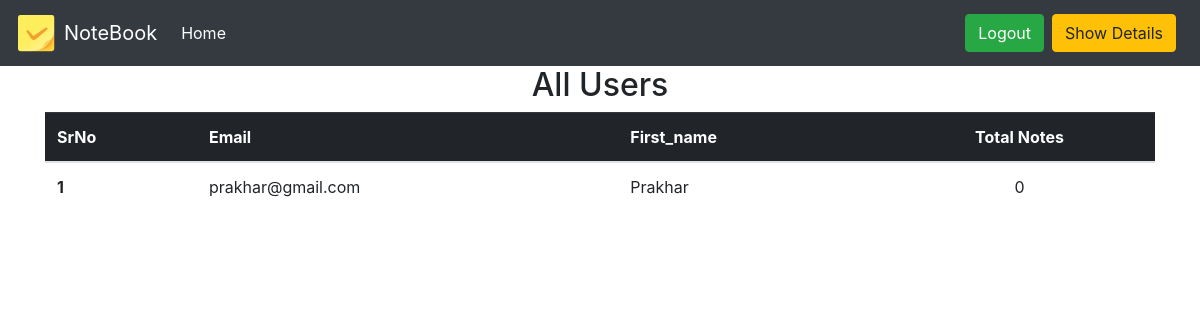
/all-users (signed in), run on an earlier commit of the app's database.
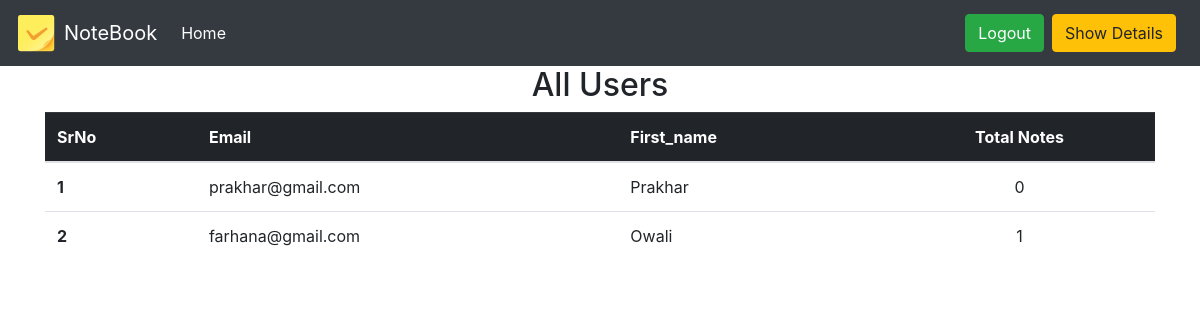
And on a later commit of the database.
### website/models.py (models this page shows)
class User(db.Model, UserMixin):
    id = db.Column(db.Integer, primary_key = True)
    email = db.Column(db.String(150), unique = True)
    password = db.Column(db.String(150))
    first_name = db.Column(db.String(150))
    notes = db.relationship('Note')

### website/views.py (the view)
@views.route("/all-users")
@login_required
def allUsers():
    all_users=User.query.all()
    var=[]
    for user in all_users:
        notes=Note.query.filter_by(user_id=user.id).all()
        if len(notes)>0:
            var.append(len(notes))
        else:
            var.append(0)
    zipped=zip(all_users,var)
    return render_template("showusers.html",all_users=zipped,user=current_user)

### website/__init__.py (called while the page is built)
def create_app():
    app = Flask(__name__)
    app.config['SECRET_KEY']="asdfgh hgfdsa"
    app.config['SQLALCHEMY_DATABASE_URI'] = f'sqlite:///{DB_NAME}'
    app.config['SQLALCHEMY_TRACK_MODIFICATIONS'] = True
    db.init_app(app)
    from .views import views
    from .auth import auth
    app.register_blueprint(views,url_prefix="/")
    app.register_blueprint(auth,url_prefix="/")
    from .models import User, Note
    create_db(app)
    login_manager=LoginManager()
    login_manager.login_view = 'auth.login'
    login_manager.init_app(app)
    @login_manager.user_loader
    def load_user(id):
        return User.query.get(int(id))
    return app

### website/templates/showusers.html (shortened to what this page needs)
{% extends 'base.html' %}
{% block deleteAcc %}
<div class="form-inline mx-2 my-lg-0 ">
    <a href="/details/{{user.id}}" class="btn btn-warning my-2 my-sm-0" type="button" id="logout">Show Details</a>
</div>
{% endblock deleteAcc %}
{% block content %}
<h2 align="center">All Users</h2>
        <table class="table">
                <thead class="table-dark">
                    <tr>
                        <th scope="col" >SrNo</th>
                        <th scope="col">Email</th>
                        <th scope="col">First_name</th>
                        <th scope="col"  style="text-align:center">Total Notes</th>
                      </tr>
                </thead>
                <tbody>
                {% for usr,count in all_users %}
                <tr>
                    <th scope="row">{{loop.index}}</th>
                    <td>{{usr.email}}</td>
                    <td>{{usr.first_name}}</td>
                    <td style="text-align:center">{{count}}</td>
                  </tr>
                  {% endfor %}
            </tbody>
          </table>
        </div>
{% endblock content %}

### website/templates/base.html (shortened to what this page needs)
<!DOCTYPE html>
<html lang="en">
<head>
    <link rel="stylesheet" href="https://maxcdn.bootstrapcdn.com/bootstrap/4.0.0/css/bootstrap.min.css"
>
</head>
<body>
    <nav class="navbar navbar-expand-lg navbar-dark bg-dark">
        <a class="navbar-brand d-flex justify-content-center align-items-center" href="/" style="font-size:20px">
            <img src="{{url_for('static', filename='img/logo.png')}}" width="40" height="40" class="d-inline-block align-top mr-2"
                alt="" loading="lazy">
            NoteBook
        </a>
        <div class="collapse navbar-collapse" id="navbarSupportedContent">
            <ul class="navbar-nav mr-auto">
                {% if user.is_authenticated %}
                <li class="nav-item">
                    <a class="nav-link active" href="/" id="logout">Home</a>
                </li>
                {% endif %}
            </ul>
            {% if user.is_authenticated %}
            <div class="form-inline my-2 my-lg-0 ">
                <a href="/logout" class="btn btn-success my-2 my-sm-0" type="button" id="logout">Logout</a>
            </div>
            {% block deleteAcc %}
            {% endblock deleteAcc %}
            {% endif %}
        </div>
    </nav>
    <div class="container">
        {% block content %}
        {% endblock content %}
</body>
</html>

What changed in the data, as far as the page shows it:
added User: email "farhana@gmail.com", first_name "Owali", count "1"
